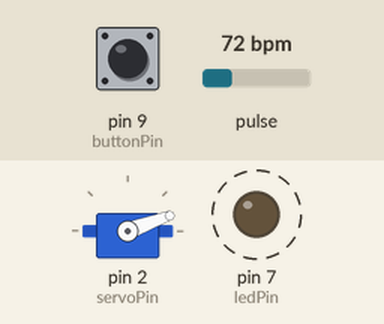
A sketch run on a simulated Arduino Uno, built with avr-gcc and run on an emulated ATmega328P. Shown: servo, output pins drawn as LEDs (lit = HIGH). Dashed ring = blinking. Inputs (shaded band) come from the test bench; at power-on: pulse 72 bpm, pin 9 (buttonPin) HIGH. What the sketch prints to the serial monitor is not drawn.

Above: at 1.2 s.
1.3 s: pulse set to 130 bpm
At 7.2 s:
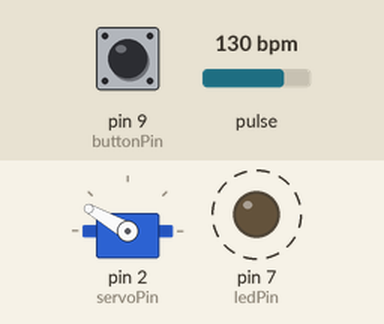
7.3 s: pulse set to 42 bpm
At 10.2 s:
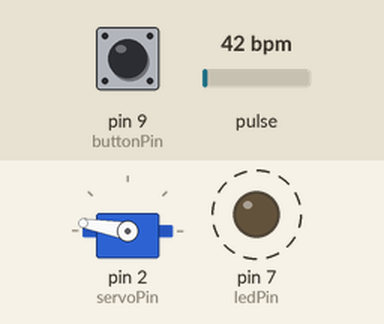
13.3 s: pulse set to 158 bpm
At 14.54 s:
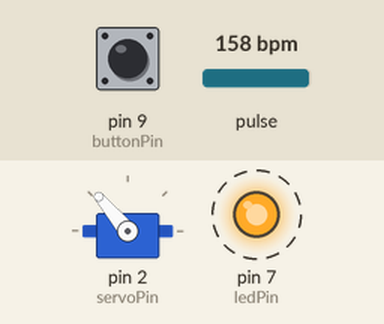
16.3 s: pulse set to 100 bpm
At 16.67 s:
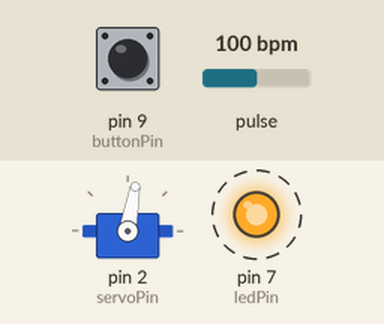
19.3 s: pulse set to 70 bpm
At 23.1 s:
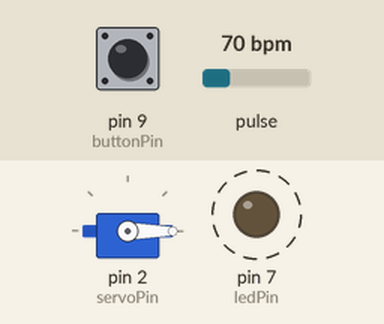
Timing chart, 0 to 23.3 s (numbered marks = the images above; inputs shaded):
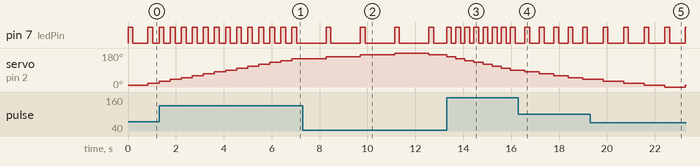

Measured:
- after the input at 1.3 s, pin 7 (ledPin): alternates HIGH for 0.20 s and LOW for 0.26 s, starting at once
- after the input at 7.3 s, pin 7 (ledPin): alternates HIGH for 0.20 s and LOW for 1.2 s, starting after 0.97 s
- after the input at 13.3 s, pin 7 (ledPin): alternates HIGH for 0.20 s and LOW for 0.18 s, starting at once
- after the input at 16.3 s, pin 7 (ledPin): alternates HIGH for 0.20 s and LOW for 0.40 s, starting after 0.27 s
- after the input at 19.3 s, pin 7 (ledPin): alternates HIGH for 0.20 s and LOW for 0.66 s, starting after 0.54 s
- by itself, pin 7 (ledPin): alternates HIGH for 0.20 s and LOW for 0.63 s

The sketch:

Pulse_Servo_DEMO.ino
```cpp
//This code is a demonstration of the pulse sensor moving a servo motor at every beginning of beat.


#define USE_ARDUINO_INTERRUPTS false
#include <PulseSensorPlayground.h>

//for servo
#include <Servo.h>
const int servoPin = 2;
//for motor stuff
bool MOTORSTATE = false;
int lastServoVal = 0;
Servo servo;
int servoAngle = 0;
int servoIncrement = 10;


const int inputPin = A0;
const int ledPin = 7;
const int buttonPin = 9; //we use this button and a 10k ohm resistor before returning it to GND to toggle on and off the blinkOnPulse
const int threshold = 512; //neutral should be around 512 but it tends to skid around that
const int offset = 20; //an offset value we use to filter noise

bool ACTIVATED = false;
int lastButtonVal;


//const int sampleArrayLength = 10;
//int[sampleArrayLength] sampleArray;

PulseSensorPlayground pulseSensor;
void setup() {
  // put your setup code here, to run once:
  Serial.begin(115200); //recommended for this sensor

  servo.attach(servoPin);
  servo.write(0);
  pinMode(9, INPUT);

  pulseSensor.analogInput(inputPin);
  pulseSensor.blinkOnPulse(ledPin); //kinda dinky, for more accuracy, run an if statement on pulseSensor.SawStartOfBeat() and check if above threshold, then manually run digitalWrite shit.
  pulseSensor.setSerial(Serial);
  pulseSensor.setThreshold(threshold);

  pulseSensor.pause();
}

void loop() {
  if(pulseSensor.sawNewSample()){
    //Serial.println("Saw new sample!");
   // pulseSensor.outputSample();
  }

  if(pulseSensor.sawStartOfBeat()){
  //  Serial.println("Saw start of beat!");
   // pulseSensor.outputBeat();
  }

int buttonval = digitalRead(buttonPin);
 //Serial.println(digitalRead(buttonval));
 if(buttonval != lastButtonVal){
    if(lastButtonVal == 0){
      toggle();

    }
    lastButtonVal = buttonval;
 }
 // Serial.println(analogRead(inputPin));

 //Serial.println(digitalRead(ledPin));
 int servoVal = digitalRead(ledPin);
 if(servoVal != lastServoVal){
  if(lastServoVal == 0){
  //moveMotor();
  newMoveMotor();
  }

  lastServoVal = servoVal;
 }
}

void toggle(){ //triggered by button presses linked to pin 9, pauses and unpauses the pulseSensor, so when you dont wear it/dont want it to get pulse readings off of random shit you can turn it off. ish.
  if(ACTIVATED){
    Serial.println("PULSESENSOR PAUSED");
    pulseSensor.pause();
    ACTIVATED = false;
  }else{
    Serial.println("PAUSESENSOR RESUMED");
    pulseSensor.resume();
    ACTIVATED = true;
  }
}

void moveMotor(){ //this makes the servo make 180 rotations from left to right
  if(MOTORSTATE){
    servo.write(0);
    MOTORSTATE = false;
  }else{
    servo.write(180);
    MOTORSTATE = true;
  }
}

void newMoveMotor(){ //this makes the servo move in small increments, and alternates direction when reaching one of the extremities (180 degrees)
  servoAngle += servoIncrement;
  if(servoAngle >= 180){
    servoAngle = 180;
    servoIncrement *= -1;
  }

  if(servoAngle <= 0){
    servoAngle = 0;
    servoIncrement *= -1;
  }
  servo.write(servoAngle);
}
```
